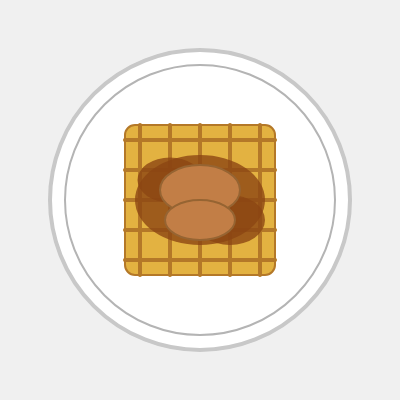
Frame 1 (no input)
Frame 60 (no input): identical to frame 1, image omitted
Frame 120 (the mouse pressed at the canvas centre since frame 60): identical to frame 1, image omitted

The p5.js sketch that drew this single still picture (run headless with seeded random() and noise() and a simulated clock; from frame 60 on, the mouse is pressed at the canvas centre):

// p5.js sketch
// ── sketch.js
function setup() {
  createCanvas(400, 400);
  background(240);
}

function draw() {
  background(240);
  
  // Plate Outer Edge
  fill(255);
  stroke(200);
  strokeWeight(4);
  ellipse(width / 2, height / 2, 300, 300);
  
  // Plate Inner Edge (Lip)
  noFill();
  stroke(180);
  strokeWeight(2);
  ellipse(width / 2, height / 2, 270, 270);
  
  // Waffle
  fill(227, 178, 65);
  stroke(180, 120, 40);
  rectMode(CENTER);
  rect(width / 2, height / 2, 150, 150, 10);
  
  // Waffle Grid
  stroke(180, 120, 40);
  strokeWeight(4);
  for (let i = -2; i <= 2; i++) {
    line(width / 2 - 75, height / 2 + i * 30, width / 2 + 75, height / 2 + i * 30);
    line(width / 2 + i * 30, height / 2 - 75, width / 2 + i * 30, height / 2 + 75);
  }
  
  // Syrup Drizzle (Larger but staying within waffle boundaries)
  noStroke();
  fill(139, 69, 19, 200);
  ellipse(width / 2, height / 2, 130, 90);      // Main syrup blob
  ellipse(width / 2 + 30, height / 2 + 20, 70, 50);  // Side syrup blob
  ellipse(width / 2 - 30, height / 2 - 20, 65, 45);  // Side syrup blob
  
  // Chicken Pieces (Moved slightly upward for better centering on syrup)
  fill(194, 126, 70);
  stroke(150, 100, 50);
  strokeWeight(2);
  ellipse(width / 2, height / 2 - 10, 80, 50);  // Top chicken piece (shifted up)
  ellipse(width / 2, height / 2 + 20, 70, 40);  // Bottom chicken piece (shifted up slightly)
}
